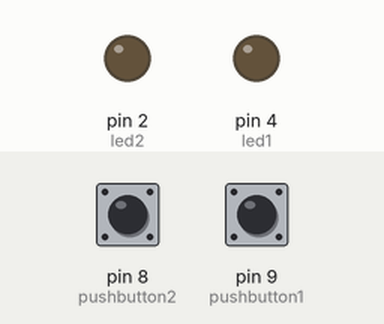
Recording of a sketch running on a simulated Arduino Uno, built with avr-gcc and run on an emulated ATmega328P. Shown: output pins drawn as LEDs (lit = HIGH). Inputs (shaded band) come from the test bench; at power-on: pin 8 (pushbutton2) LOW, pin 9 (pushbutton1) LOW.

Above: at 1.2 s.
1.3 s: pin 8 (pushbutton2) pulled HIGH for 0.15 s
At 1.37 s:
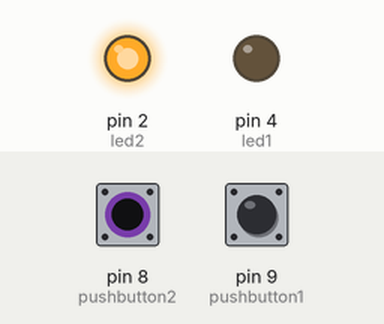
2.9 s: pin 9 (pushbutton1) pulled HIGH for 0.15 s
At 2.97 s:
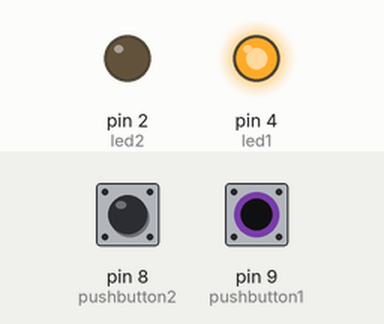
4.5 s: pin 9 (pushbutton1) pulled HIGH for 3.2 s
At 8.9 s:
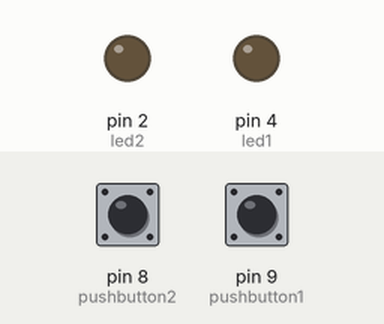
9.2 s: pin 8 (pushbutton2) pulled HIGH for 3.2 s
At 10.3 s:
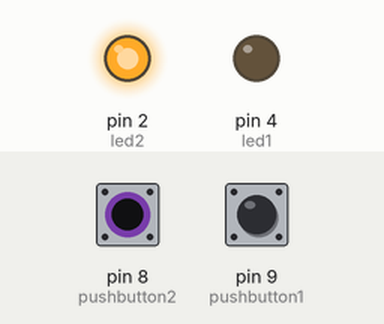
13.9 s: pin 8 (pushbutton2) driven HIGH and pin 9 (pushbutton1) driven HIGH
At 15.0 s:
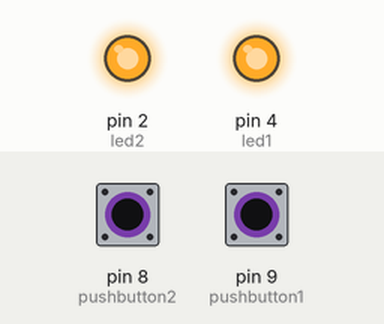
Timing chart, 0 to 16.4 s (numbered marks = the images above; inputs shaded):
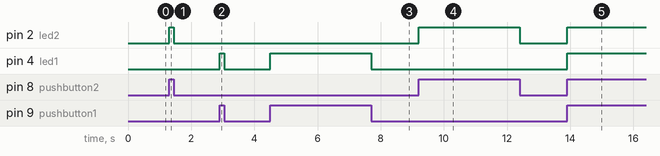

The sketch:

2pushbutton2led.ino
```cpp
#define led1 4
#define led2 2

#define pushbutton1 9
#define pushbutton2 8

void setup() {
  Serial.begin(9600);

  pinMode(led1, OUTPUT);
  pinMode(led2, OUTPUT);

  pinMode(pushbutton1, INPUT);
  pinMode(pushbutton2, INPUT);
}

void loop() {

  bool x = digitalRead(pushbutton1);
  bool y = digitalRead(pushbutton2);

  if (x == 1) {
    digitalWrite(led1, HIGH);
  }
  else {
    digitalWrite(led1, LOW);
  }

  if (y == 1) {
    digitalWrite(led2, HIGH);
  }
  else {
    digitalWrite(led2, LOW);
  }

}
```

Measured:
- after the input at 1.3 s, pin 2 (led2): LOW → HIGH at once, → LOW 0.15 s later
- after the input at 2.9 s, pin 4 (led1): LOW → HIGH at once, → LOW 0.15 s later
- after the input at 4.5 s, pin 4 (led1): LOW → HIGH at once, → LOW 3.2 s later
- after the input at 9.2 s, pin 2 (led2): LOW → HIGH at once, → LOW 3.2 s later
- after the input at 13.9 s, pin 2 (led2), pin 4 (led1): LOW → HIGH at once
